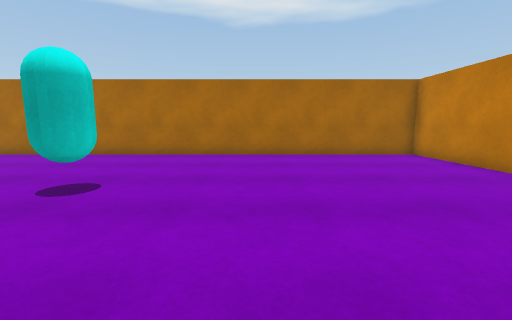
view 1 (above)

16 first-person views from a walk through a scene from a Unity 3-D project. The camera is 1.2 m above the floor, tilts 8° down and sees 90° across. Doors are open. The floor is counted in squares, 1 m on a side. Each view is taken from the middle of a square. On the plan, view 1 faces up. The plan holds only what a view shows up to about 12 squares ahead; the rest is blank. The place goes on beyond the plan.

view 2
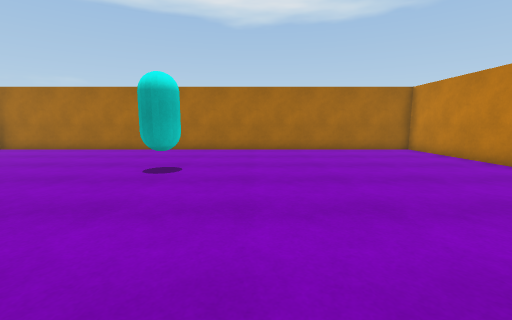

view 3
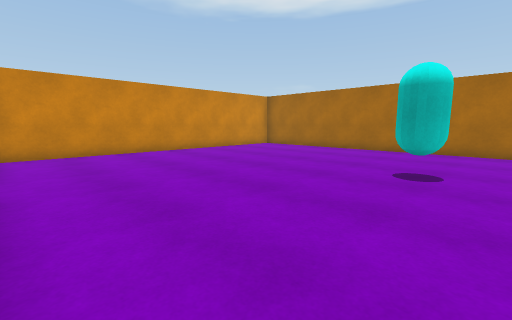

view 4
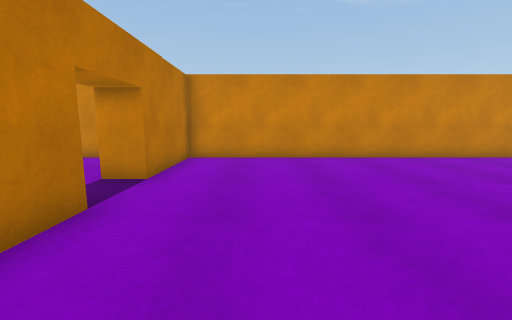

view 5
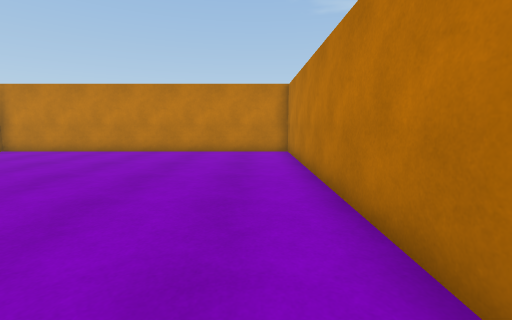

view 6
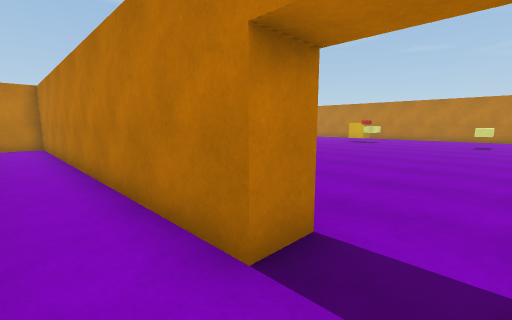

view 7
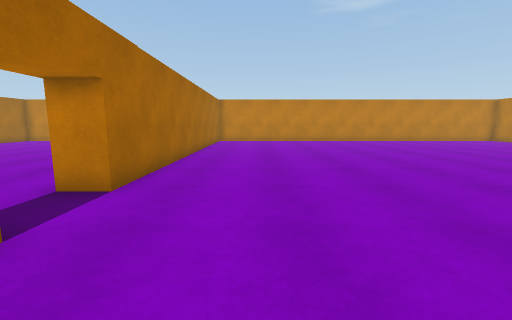

view 8
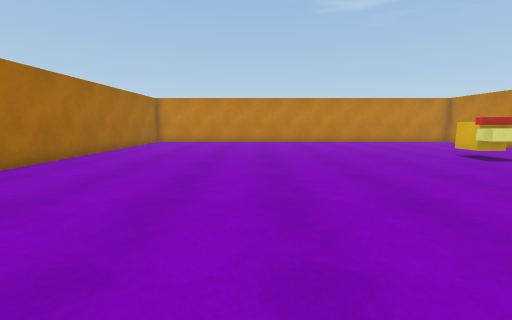

view 9
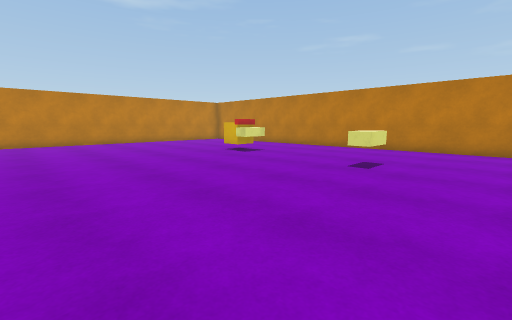

view 10
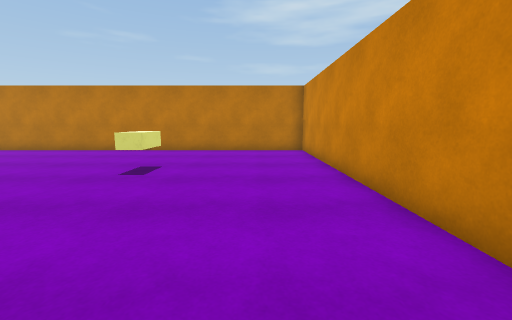

view 11
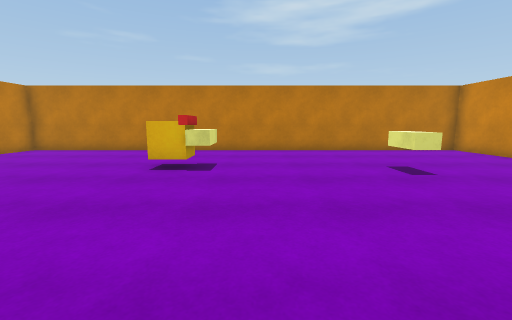

view 12
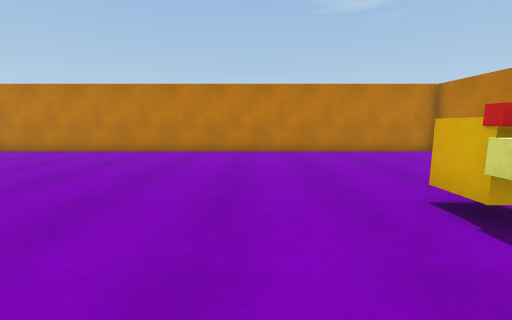

view 13
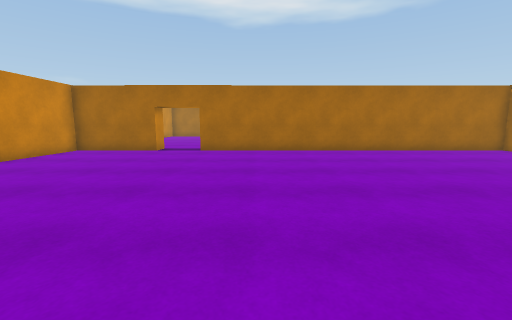

view 14
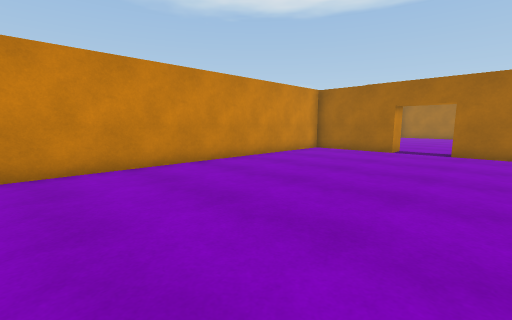

view 15
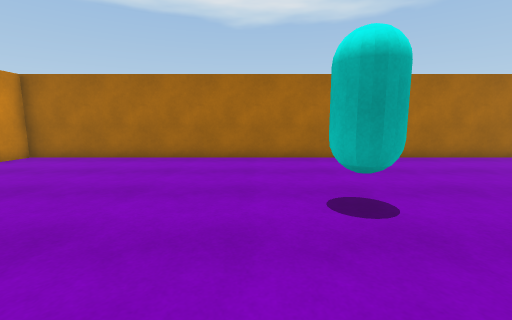

view 16
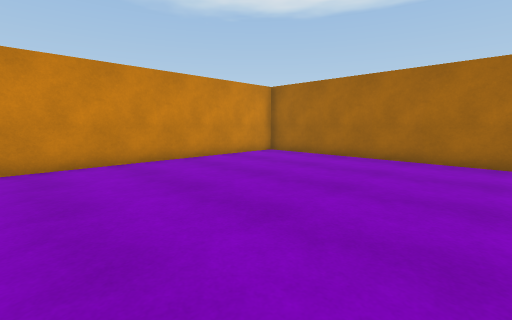

### Floor plan
Ten units are one square. View 1 is at (0, 0); x grows to the right and y downward. Boxes are objects, and circles mark ways between rooms. Rooms are numbered by the first view taken in them; rooms with no view inside come last. Other rooms are left out.
<svg viewBox="-136 -106 204 339">
<path fill="none" stroke="#000" d="M-75 24 63 24 63 -101 -131 -101 -131 24 -95 24M-95 34 -131 34 -131 228 63 228 63 34 -75 34"/>
<rect x="-35" y="-55" width="10" height="10" fill="#bbb"><title>other object</title></rect>
<rect x="-85" y="175" width="10" height="10" fill="#bbb"><title>other object</title></rect>
<rect x="-35" y="175" width="20" height="20" fill="#bbb"><title>other object</title></rect>
<circle cx="-85" cy="30" r="3" fill="#2a7"/>
<text x="-30" y="-40">1</text>
<text x="-30" y="130">2</text>
</svg>
Room 1 opens to room 2.

Where each view was taken, in squares from view 1:
view 1: 0 up, 0 right, facing up
view 2: 2 down, 1 left, facing up
view 3: 2 down, 2 left, facing up-left
view 4: 0 up, 4 left, facing left
view 5: 1 down, 5 left, facing right
view 6: 1 down, 9 left, facing down-right
view 7: 6 down, 12 left, facing right
view 8: 10 down, 11 left, facing right
view 9: 10 down, 11 left, facing down-right
view 10: 11 down, 11 left, facing down
view 11: 11 down, 4 left, facing down
view 12: 15 down, 5 left, facing right
view 13: 15 down, 5 left, facing up
view 14: 15 down, 6 left, facing up-left
view 15: 1 up, 5 left, facing up
view 16: 1 up, 5 left, facing up-left
